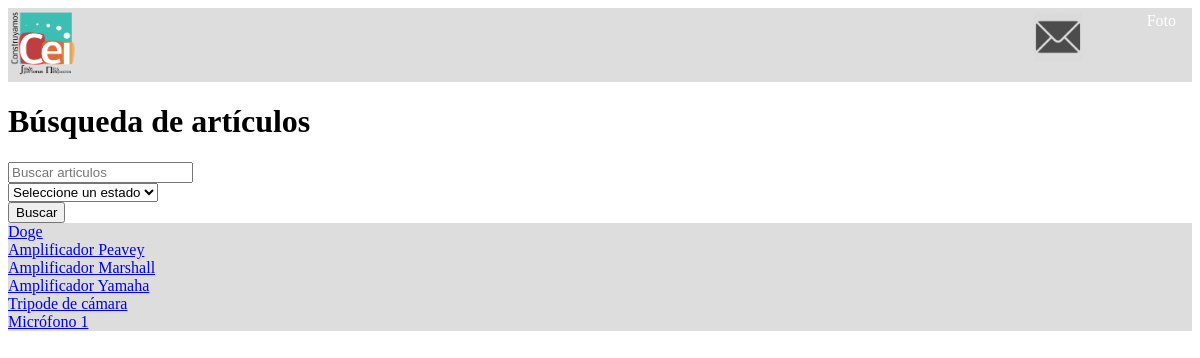
The app's page /user/busqueda/ with its own data.
### articulos/models.py (models this page shows)
class Articulos(models.Model):
    ESTADOS_ART = ((1, 'Disponible'), (2, 'Prestado'), (3, 'Reparación'), (4, 'Perdido'))
    estado_articulo = models.IntegerField(choices=ESTADOS_ART, default=1)
    nombre_articulo = models.CharField(max_length=200)
    descripcion_articulo = models.CharField(max_length=1500)
    id_articulo = models.IntegerField()
    foto_articulo = models.ImageField(upload_to='uploads/fotos_articulos')

### userlanding/views.py (the view)
# urls.py: path('user/busqueda/', user_views.busqueda, name='nombre_articulo'),
def busqueda(request):
    resultados = Articulos.objects.all()
    search_name = request.GET.get("nombre")
    if search_name:
        resultados = resultados.filter(nombre_articulo__icontains=search_name)
    search_status = request.GET.get("estado")
    if search_status and search_status != '0':
        resultados = resultados.filter(estado_articulo=search_status)
    context = {'resultados' : resultados}
    return render(request, 'busqueda_articulos.html', context)

### templates/busqueda_articulos.html (shortened to what this page needs)
<!DOCTYPE html>
<html lang="es">
<head>
</head>
{% extends "TopBar.html" %}
{% block content %}
<h1>Búsqueda de artículos</h1>
<form method="GET" action="">
    <input type="text" name="nombre" placeholder="Buscar articulos"/> <br>
    <select name="estado">
        <option value="0">Seleccione un estado</option>
    </select> <br>
    <input type="submit" value="Buscar"/>
</form>
<ul>
{%for articulo in resultados %}
    <a href="/articulos/{{ articulo.id }}">{{ articulo.nombre_articulo }}</a> <br>
{% endfor %}
</ul>
{% endblock %}

### templates/TopBar.html (style rules this page uses)
ul { list-style-type: none; margin: 0; padding: 0; overflow: hidden; background-color: #ddd; }

### records on screen
Articulos: nombre_articulo "Doge"
Articulos: nombre_articulo "Amplificador Peavey"
Articulos: nombre_articulo "Amplificador Marshall"
Articulos: nombre_articulo "Amplificador Yamaha"
Articulos: nombre_articulo "Tripode de cámara"
Articulos: nombre_articulo "Micrófono 1"
